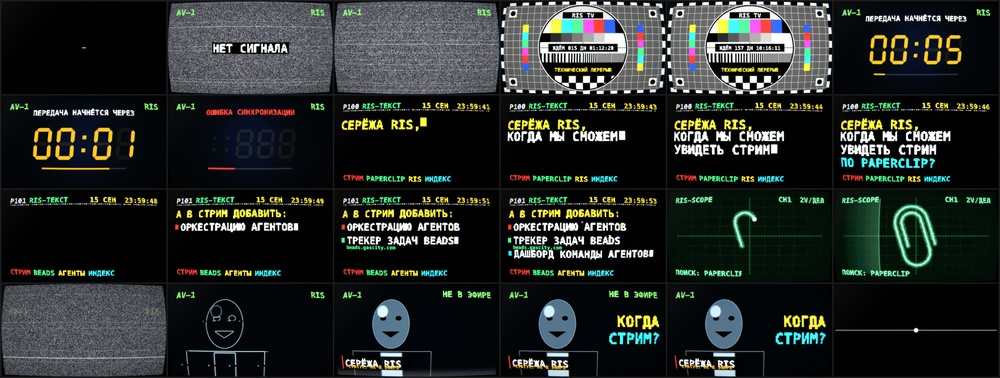
#> input picture examples/ris-tv/contact-sheet.jpg, 1000 x 378 px, shrunk from 2908 x 1100 before the run
$ python -i analyze-c53-physical.py   (imports and definitions only)   (older library calls are emulated)
#> lines starting #> are read from the running program, lines starting #| are printed output that depends on the picture; after the words box and inside, x2 and y2 are one past the last pixel; in counts of white or black regions, pixels touching at a corner belong together
#> further down, picture is the input picture: shape (378, 1000, 3); mean B, G, R 39.9, 42.6, 38.2
#!/usr/bin/env python3
import json, math, sys
from pathlib import Path
from collections import Counter
import cv2
import numpy as np

root=Path(sys.argv[1] if len(sys.argv)>1 else 'artifacts/c53')
corpus=root/'corpus'; renders=root/'renders'
# [1 line that did not run here, left out]
# [1 line that did not run here, left out]

def midframe(path):
    cap=cv2.VideoCapture(str(path)); n=int(cap.get(cv2.CAP_PROP_FRAME_COUNT) or 1); cap.set(cv2.CAP_PROP_POS_FRAMES,max(0,n//2)); ok,im=cap.read(); cap.release()
    if not ok: raise RuntimeError(f'cannot decode {path}')
    return im

def unit(v):
    v=np.asarray(v,np.float32).ravel(); n=float(np.linalg.norm(v)); return v/(n+1e-9)

def circle_topology(gray):
    h,w=gray.shape; s=min(h,w)
    blur=cv2.GaussianBlur(gray,(5,5),1.1)
    cs=cv2.HoughCircles(blur,cv2.HOUGH_GRADIENT,dp=1.2,minDist=max(10,int(s*.035)),param1=100,param2=22,minRadius=max(4,int(s*.008)),maxRadius=int(s*.40))
    if cs is None: return np.zeros(12,np.float32)
    a=np.asarray(cs[0],np.float32)
    if len(a)>32: a=a[np.argsort(a[:,2])[-32:]]
    xy=a[:,:2]; rr=a[:,2]/s
    c=xy.mean(axis=0); centered=(xy-c)/s
    if len(xy)>=2:
        cov=np.cov(centered.T); ev=np.sort(np.linalg.eigvalsh(cov))[::-1]; linearity=1-float(ev[1]/(ev[0]+1e-9))
    else: linearity=0
    center_disp=float(np.mean(np.linalg.norm(centered,axis=1)))
    med=np.median(xy,axis=0); concentric=float(np.mean(np.linalg.norm((xy-med)/s,axis=1)))
    radius_cv=float(rr.std()/(rr.mean()+1e-9))
    return np.array([
        min(len(a),32)/32, rr.mean(), rr.std(), radius_cv,
        c[0]/w,c[1]/h, center_disp, concentric, linearity,
        float(np.ptp(xy[:,0])/w),float(np.ptp(xy[:,1])/h),float(np.ptp(rr))
    ],np.float32)

def line_topology(lines,shape):
    h,w=shape; diag=math.hypot(w,h)
    if lines is None or not len(lines): return np.zeros(14,np.float32)
    rec=[]
    for q in lines[:,0]:
        x1,y1,x2,y2=map(float,q); dx=x2-x1;dy=y2-y1;L=math.hypot(dx,dy); a=(math.degrees(math.atan2(dy,dx))%180);rec.append((x1,y1,x2,y2,L,a))
    horiz=[r for r in rec if min(r[5],180-r[5])<12]; vert=[r for r in rec if abs(r[5]-90)<12]
    long=[r for r in rec if r[4]>.28*min(w,h)]
    def pos_stats(rs,axis):
        if not rs:return (0,0)
        vals=[((r[1]+r[3])/2)/h if axis=='y' else ((r[0]+r[2])/2)/w for r in rs]
        return float(np.mean(vals)),float(np.std(vals))
    hy,hs=pos_stats(horiz,'y');vx,vs=pos_stats(vert,'x')
    lengths=np.array([r[4]/diag for r in rec],np.float32)
    return np.array([
        min(len(rec),80)/80,min(len(horiz),30)/30,min(len(vert),30)/30,min(len(long),30)/30,
        hy,hs,vx,vs,float(lengths.mean()),float(lengths.std()),float(lengths.max()),
        sum(r[4] for r in horiz)/(sum(r[4] for r in rec)+1e-9),
        sum(r[4] for r in vert)/(sum(r[4] for r in rec)+1e-9),
        sum(r[4] for r in long)/(sum(r[4] for r in rec)+1e-9)
    ],np.float32)

def descriptor(im):
    h,w=im.shape[:2]; m=int(min(h,w)*.045); im=im[m:h-m,m:w-m]
#> after `h, w = im.shape[:2]`: h = 378; w = 1000
#> after `m = int(min(h, w) * 0.045)`: m = 17
    gray=cv2.cvtColor(im,cv2.COLOR_BGR2GRAY)
    mask=(gray<205).astype(np.uint8)*255
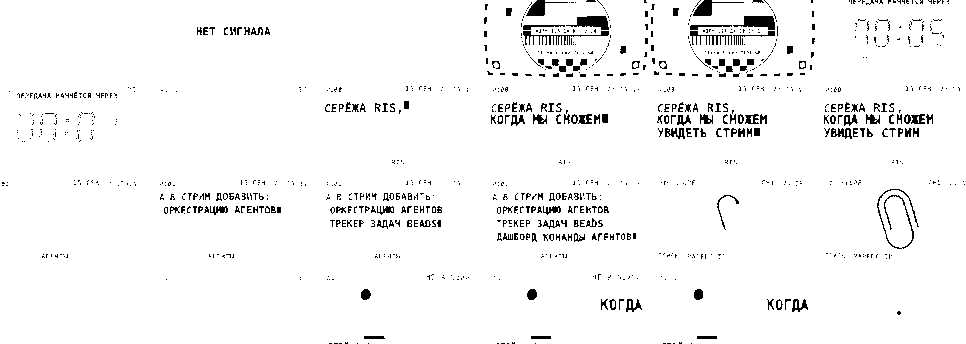
#> mask: shape (344, 966); 96.1% white; black in thin lines or dots
    mask=cv2.morphologyEx(mask,cv2.MORPH_OPEN,np.ones((2,2),np.uint8))
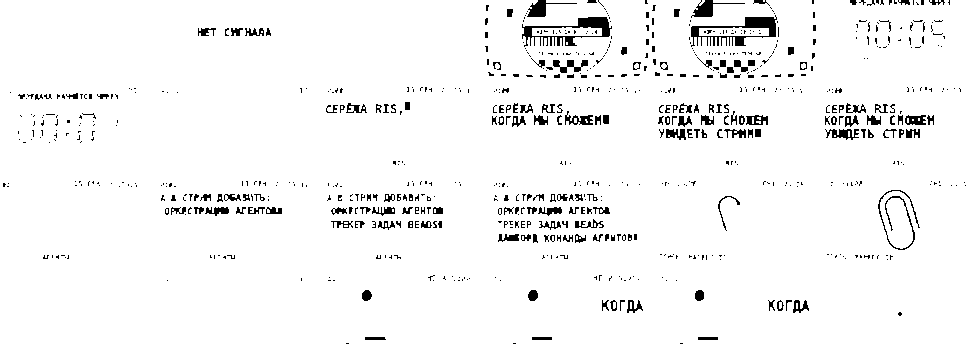
#> mask: shape (344, 966); 95.8% white; 756 black regions (585 under 20 px), largest, box (x1, y1, x2, y2) and area: (691, 15, 777, 47) 857, (522, 17, 612, 47) 854, (878, 190, 920, 250) 331
    occ=cv2.resize(mask.astype(np.float32)/255,(12,12),interpolation=cv2.INTER_AREA).ravel()
#> occ = 144 values, max 1 at index 0, min 0.776 at index 58, mean 0.958
    px=cv2.resize((mask.mean(axis=0)/255).reshape(1,-1),(24,1),interpolation=cv2.INTER_AREA).ravel()
#> px = 24 values, max 0.999 at index 3, min 0.874 at index 13, mean 0.958
    py=cv2.resize((mask.mean(axis=1)/255).reshape(-1,1),(1,24),interpolation=cv2.INTER_AREA).ravel()
#> py = 24 values, max 1 at index 10, min 0.884 at index 8, mean 0.958
    M=cv2.moments(mask,True); hu=cv2.HuMoments(M).ravel(); hu=np.sign(hu)*np.log1p(np.abs(hu)*1e7)
#> after `M = cv2.moments(mask, True)`: M = moments, m00 318348, centre m10/m00, m01/m00 = (477.7, 173.3)
#> after `hu = cv2.HuMoments(M).ravel()`: hu = [0.278, 0.0467, 1.61e-05, 1.35e-05, 1.97e-10, 2.89e-06, 2.43e-11]
#> after `hu = np.sign(hu) * np.log1p(np.abs(hu) * 10000000.0)`: hu = [14.84, 13.05, 5.09, 4.91, 0.00197, 3.4, 0.000243]
    gx=cv2.Sobel(gray,cv2.CV_32F,1,0,ksize=3); gy=cv2.Sobel(gray,cv2.CV_32F,0,1,ksize=3); mag=cv2.magnitude(gx,gy); ang=(cv2.phase(gx,gy,angleInDegrees=True)%180)
#> after `gy = cv2.Sobel(gray, cv2.CV_32F, 0, 1, ksize=3)`:
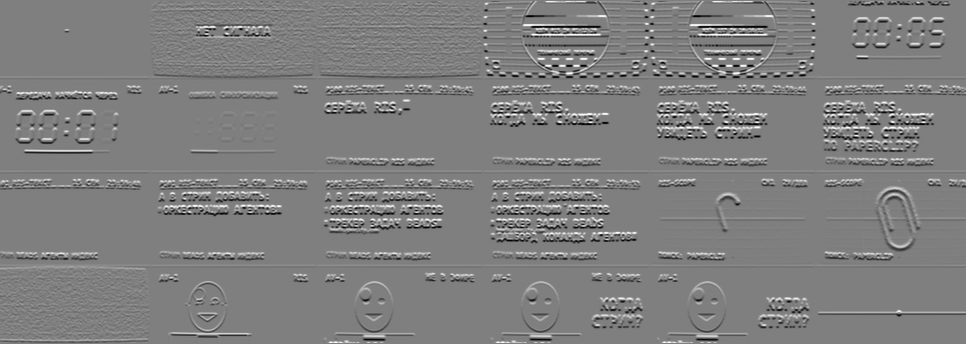
#> gy: shape (344, 966) float32; min -1018, max 1019, mean -1.4; drawn with min black and max white
#> after `ang = cv2.phase(gx, gy, angleInDegrees=True) % 180`:
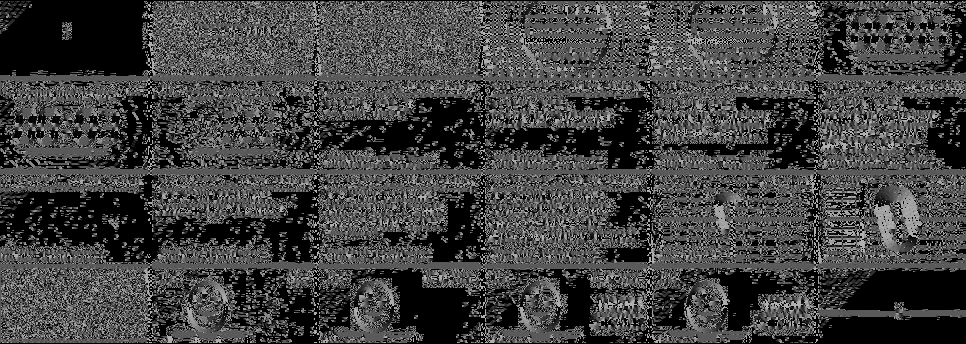
#> ang: shape (344, 966) float32; min 0, max 179.9, mean 66
    oh=np.zeros(12,np.float32)
    for i in range(12): oh[i]=mag[(ang>=i*15)&(ang<(i+1)*15)].sum()
#> after the loop, oh = [5205514, 2180944, 1986343.9, 2237108.8, 2500684.2, 4941397.5, 5911404, 2569178.2, 2106276.8, 1953229, 2370603.5, 4245914.5]
    ys,xs=np.where(mask>0)
    if len(xs):
        cx,cy=xs.mean(),ys.mean(); r=np.sqrt((xs-cx)**2+(ys-cy)**2); r=r/(math.hypot(mask.shape[1],mask.shape[0])+.001); rh,_=np.histogram(r,bins=10,range=(0,.75)); rh=rh.astype(np.float32)
#> after `cx, cy = (xs.mean(), ys.mean())`: cx = 477.7; cy = 173.3
#> after `rh, _ = np.histogram(r, bins=10, range=(0, 0.75))`: rh = [17573, 52309, 65247, 54520, 53801, 52753, 22145, 0, 0, 0]
    else: rh=np.zeros(10,np.float32)
    nlab,lab,stats,cent=cv2.connectedComponentsWithStats(mask,8); areas=np.sort(stats[1:,cv2.CC_STAT_AREA].astype(np.float32)) if nlab>1 else np.array([],np.float32)
#> after `nlab, lab, stats, cent = cv2.connectedComponentsWithStats(mask, 8)`:
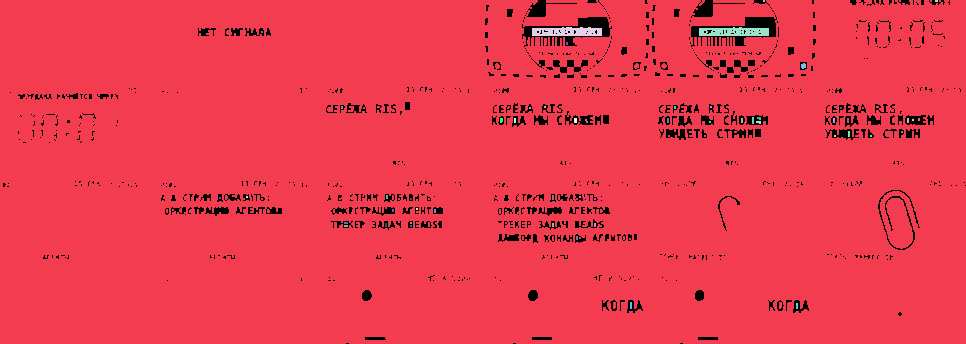
#> lab: shape (344, 966) int32; 55 distinct labels, from 0 to 54; one colour per label, 0 black
#> after `nlab, lab, stats, cent = cv2.connectedComponentsWithStats(mask, 8)`: nlab = 55; stats = 55 rows, first 6: [3, 0, 963, 344, 13956], [0, 0, 966, 344, 316914], [763, 0, 2, 2, 4], [935, 0, 3, 2, 6], [532, 27, 70, 9, 530], [699, 27, 70, 9, 519]; cent = 55 pairs, first value 219.5 to 936, second value 0.5 to 305.5
#> after `areas = np.sort(stats[1:, cv2.CC_STAT_AREA].astype(np.float32)) if nla`: areas = 54 values from 4 to 316914
    comp=np.array([min(40,len(areas))/40, mask.mean()/255, *(np.percentile(areas,[25,50,75,95])/max(1,mask.size) if len(areas) else [0,0,0,0])],np.float32)
#> comp = [1, 0.958, 1.2e-05, 2.41e-05, 3.01e-05, 0.000594]
    edges=cv2.Canny(gray,80,180); lines=cv2.HoughLinesP(edges,1,np.pi/180,threshold=35,minLineLength=max(18,int(min(mask.shape)*.06)),maxLineGap=8)
#> after `edges = cv2.Canny(gray, 80, 180)`:
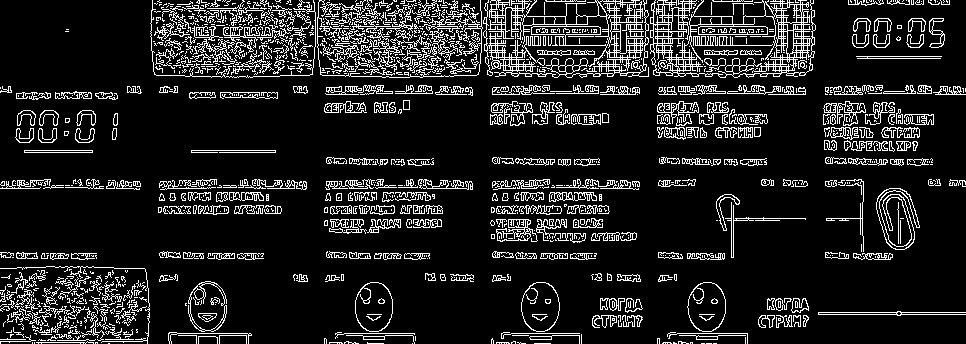
#> edges: shape (344, 966); 13% white in thin lines or dots
#> after `lines = cv2.HoughLinesP(edges, 1, np.pi / 180, threshold=35, minLineLe`: lines = 1045 rows, first 6: [492, 185, 639, 185], [380, 31, 812, 31], [431, 16, 565, 16], [428, 45, 812, 45], [516, 258, 595, 258], [168, 333, 250, 333]
    lh=np.zeros(12,np.float32)
    if lines is not None:
        for q in lines[:,0]:
            dx,dy=q[2]-q[0],q[3]-q[1]; a=(math.degrees(math.atan2(dy,dx))%180); L=math.hypot(dx,dy); lh[min(11,int(a//15))]+=L
#> this loop made 1045 passes
#> (q, dx, dy, a, L) on passes 1 to 3: ([492, 185, 639, 185], 147, 0, 0, 147), ([380, 31, 812, 31], 432, 0, 0, 432), ([431, 16, 565, 16], 134, 0, 0, 134)
#> after the loop, lh = [35943.6, 209.5, 71.69, 28.28, 43.68, 92.58, 335.1, 0, 0, 54.71, 522.1, 18009.5]
    ct=circle_topology(gray); lt=line_topology(lines,gray.shape)
#> in circle_topology, `blur=cv2.GaussianBlur(gray,(5,5),1.1)`:
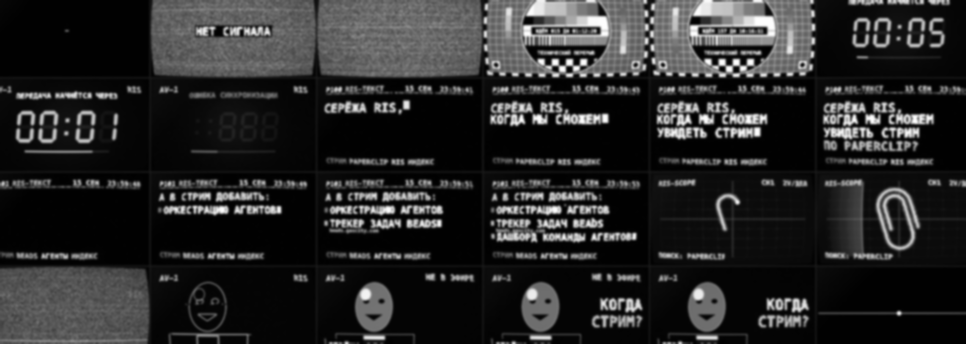
#> blur: shape (344, 966); min 1, max 255, mean 40.8
#> in circle_topology, `cs=cv2.HoughCircles(blur,cv2.HOUGH_GRADIENT,dp=1.2,minDist=max(10,int(..`: cs = 1138 rows, first 8: [629.4, 143.4, 136.2], [605.4, 127.8, 112.5], [653.4, 139.8, 136.2], [709.8, 165, 136.2], [616.2, 133.8, 107.2], [727.8, 189, 136.2], [621, 161.4, 119.1], [640.2, 154.2, 125.7]
#> in circle_topology, `a=np.asarray(cs[0],np.float32)`: a has the same summary as cs
#> in circle_topology, `if len(a)>32: a=a[np.argsort(a[:,2])[-32:]]`: a = 32 rows, first 8: [652.2, 172.2, 136.2], [714.6, 180.6, 136.2], [323.4, 340.2, 136.2], [657, 191.4, 136.2], [631.8, 192.6, 136.2], [658.2, 223.8, 136.2], [607.8, 172.2, 136.2], [497.4, 313.8, 136.2]
#> in circle_topology, `xy = a[:, :2]`: xy = 32 pairs, first value 221.4 to 785.4, second value 143.4 to 340.2
#> in circle_topology, `rr = a[:, 2] / s`: rr = 32 values from 0.396 to 0.396
#> in circle_topology, `c = xy.mean(axis=0)`: c = [569.8, 227]
#> in circle_topology, `centered = (xy - c) / s`: centered = 32 pairs, first value -1.01 to 0.627, second value -0.243 to 0.329
#> in circle_topology, `cov = np.cov(centered.T)`: cov = [[0.275, -0.0534], [-0.0534, 0.0321]]
#> in circle_topology, `ev = np.sort(np.linalg.eigvalsh(cov))[::-1]`: ev = [0.286, 0.0209]
#> in circle_topology, `linearity = 1 - float(ev[1] / (ev[0] + 1e-09))`: linearity = 0.927
#> in circle_topology, `center_disp=float(np.mean(np.linalg.norm(centered,axis=1)))`: center_disp = 0.49
#> in circle_topology, `med = np.median(xy, axis=0)`: med = [636.6, 205.2]
#> in circle_topology, `concentric = float(np.mean(np.linalg.norm((xy - med) / s, axis=1)))`: concentric = 0.45
#> in circle_topology, `radius_cv=float(rr.std()/(rr.mean()+1e-9))`: radius_cv = 0
#> after `ct = circle_topology(gray)`: ct = [1, 0.396, 0, 0, 0.59, 0.66, 0.49, 0.45, 0.927, 0.584, 0.572, 0]
#> the loop in line_topology, `for q in lines[:,0]:` made 1045 passes
#> (x1, y1, x2, y2, dx, dy, L, a) on passes 1 to 3: (492, 185, 639, 185, 147, 0, 147, 0), (380, 31, 812, 31, 432, 0, 432, 0), (431, 16, 565, 16, 134, 0, 134, 0)
    # Block-wise normalization prevents a large occupancy grid from drowning the topology channels.
    return unit(np.concatenate([unit(occ),unit(px),unit(py),unit(hu),unit(oh),unit(rh),unit(comp),unit(lh),unit(ct)*1.35,unit(lt)*1.35]))

def dist(a,b): return float(1-np.dot(a,b))

cand=[]
# [3 lines not run here, left out]

# Inference intentionally finishes before truth.json is read. Candidate labels are registry knowledge;
# test family IDs are opaque until predictions have been persisted in memory.
pred=[]
# [10 lines not run here, left out]

# [1 line that did not run here, left out]
# [2 lines not run here, left out]

def summarize(rows):
    n=len(rows); accepted=[x for x in rows if x['state']=='accepted']; correct=sum(x['correct'] is True for x in accepted); best=sum(x['best_correct'] for x in rows)
    return {'n':n,'best_family_accuracy':round(best/n,6) if n else 0,'accepted':len(accepted),'abstain':n-len(accepted),'accepted_accuracy':round(correct/len(accepted),6) if accepted else None,'coverage':round(len(accepted)/n,6) if n else 0}
summary={'all':summarize(pred)}
# [1 line not run here, left out]
conf=Counter((x['truth_family'],x['best_family']) for x in pred if not x['best_correct'])
# [1 line that did not run here, left out]
# [2 lines not run here, left out]

>>> import cv2
>>> picture = cv2.imread('../../../../examples/ris-tv/contact-sheet.jpg')
>>> result = descriptor(picture)
